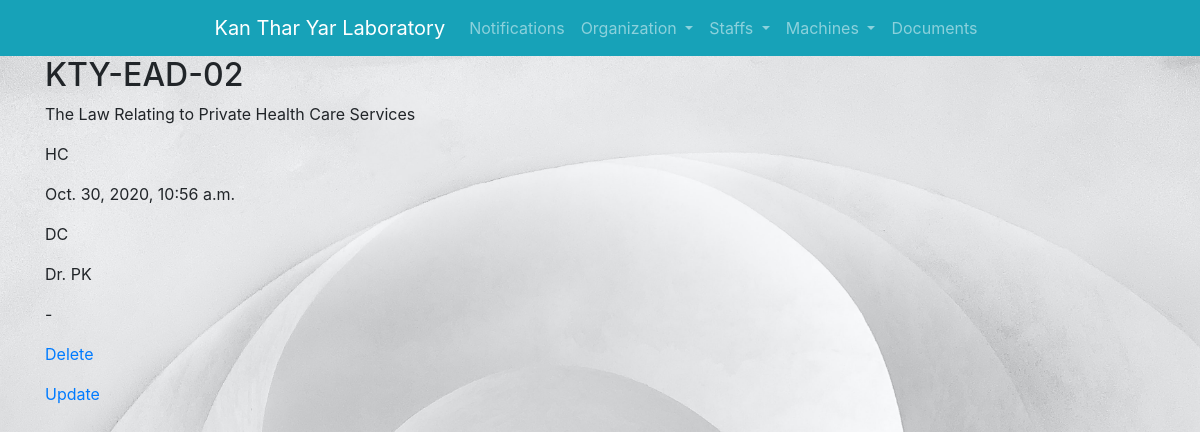
/documents/external_doc/3/detail/, run on an earlier commit of the app's database.
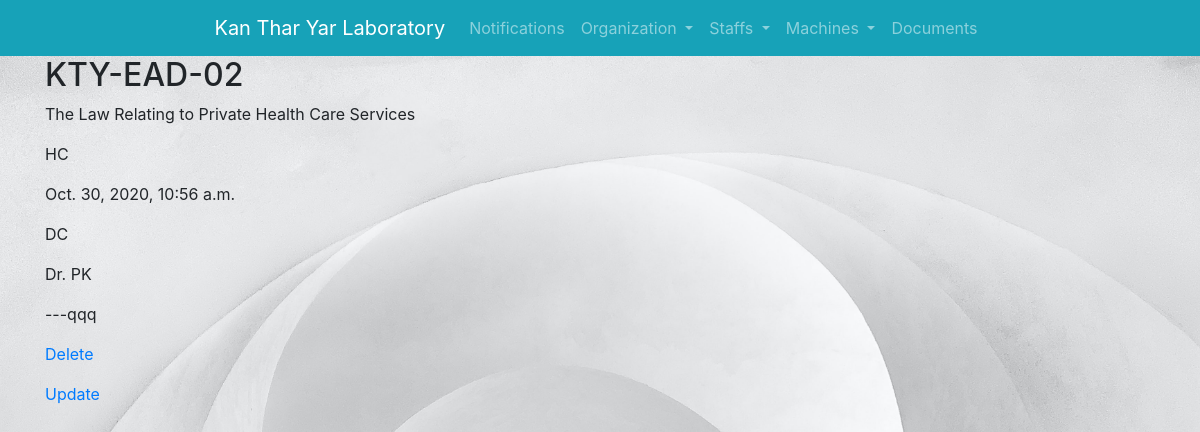
And on a later commit of the database.
### documents/models.py (models this page shows, shortened)
class external_documents(models.Model):
    DEPARTMENTS = (('DC', 'DC'), ('QMS', 'QMS'), ('AD', 'AD'), ('ML', 'ML'),)
    code = models.CharField(max_length=100, blank=True, null=True)
    name = models.CharField(max_length=100, blank=True, null=True)
    item = models.CharField(max_length=100, blank=True, null=True)
    received_date = models.DateTimeField(' in mm/dd/yyyy format (e.g. 12/31/2020)',
                                       auto_now_add=False, auto_now=False,blank=True, null=True)
    controlled_location = models.CharField(max_length=100, blank=True, null=True, choices=DEPARTMENTS)
    recorded_by = models.CharField(max_length=100, blank=True, null=True)
    remark = models.CharField(max_length=100, blank=True, null=True)

### documents/views.py (the view)
# urls.py: path('external_doc/<int:pk>/detail/', views.external_doc_detail.as_view(),  name="external_doc_detail"),
class external_doc_detail(DetailView):
    template_name = 'documents/external_doc/external_doc_detail.html'
    model = external_documents
    context_object_name = 'external_document'

### documents/templates/documents/external_doc/external_doc_detail.html
{% extends 'base_layout.html' %}
{% block content%}
            <h2>{{ external_document.code }}</h2>
            <p>{{ external_document.name }}</p>
            <p>{{ external_document.item }}</p>
            <p>{{ external_document.received_date }}</p>
            <p>{{ external_document.controlled_location }}</p>
            <p>{{ external_document.recorded_by }}</p>
            <p>{{ external_document.remark }}</p>
            <p><a href="{% url 'documents:external_doc_delete' pk=external_document.pk %}">Delete</a></p>
            <p><a href="{% url 'documents:external_doc_update' pk=external_document.pk %}">Update</a></p>
{% endblock %}

What changed in the data, as far as the page shows it:
changed external_documents "KTY-EAD-02": remark "-" → "---qqq"
